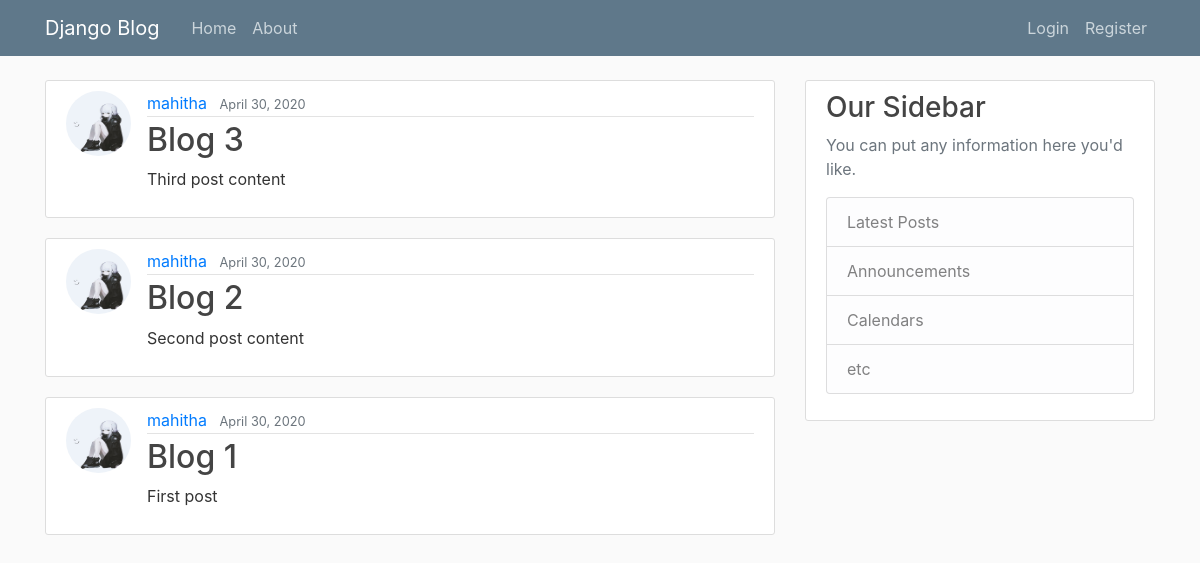
Before: / with the older database file.
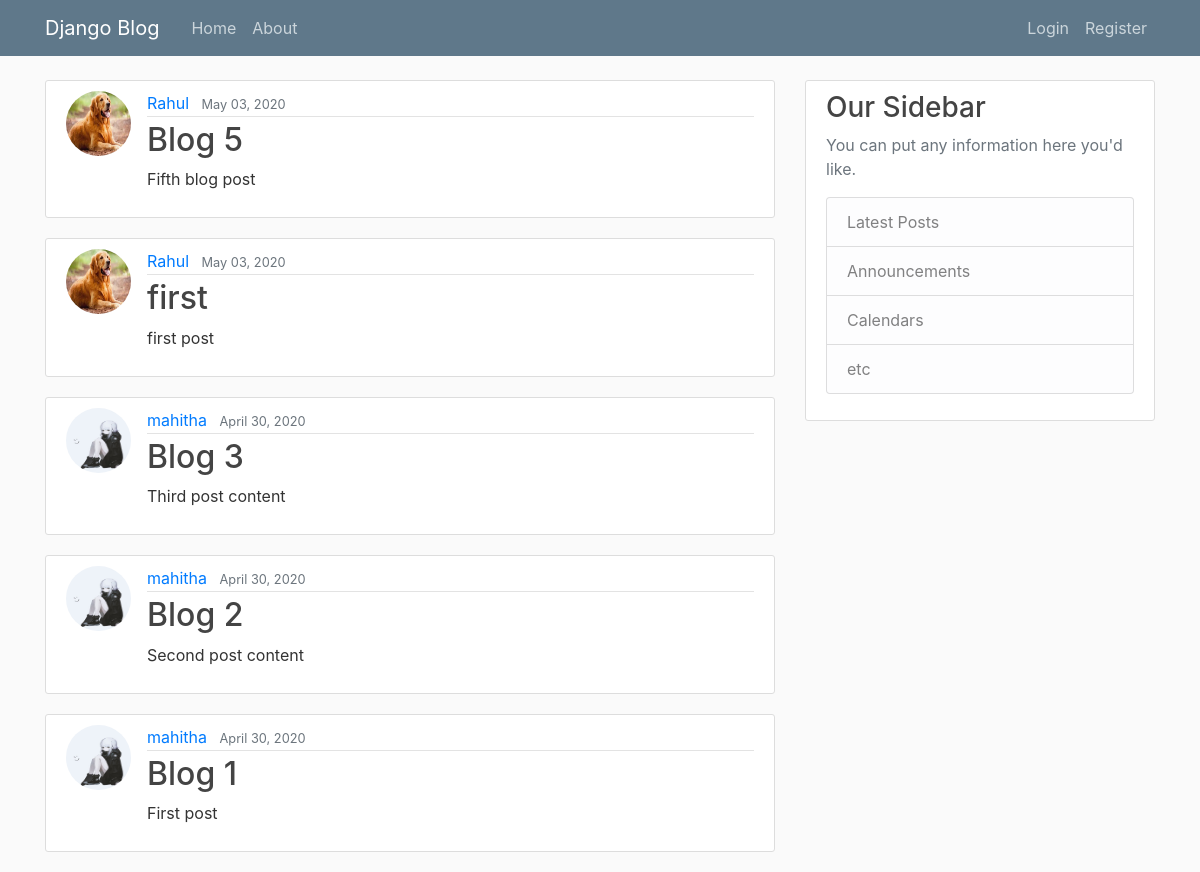
After: the same page with the newer database file.
### starte/models.py (models this page shows, shortened)
class Post(models.Model):
        title = models.CharField(max_length =100)
        content =models.TextField()
        date_posted=models.DateTimeField(default=timezone.now)
        author =models.ForeignKey(User, on_delete=models.CASCADE)

### users/models.py (models this page shows, shortened)
class Profile(models.Model):
        user = models.OneToOneField(User, on_delete =models.CASCADE)
        image = models.ImageField(default='default.jpg', upload_to='profile_pics')

### starte/views.py (the view)
# urls.py: path('', PostListView.as_view(), name='blog-home'),
class PostListView(ListView):
    model= Post
    template_name='home.html'
    context_object_name='posts'
    ordering=['-date_posted']

### starte/templates/home.html
{% extends "base.html" %}
{% block content %}
        {% for post in posts%}
        <article class="media content-section">
            <img class="rounded-circle article-img" src="{{post.author.profile.image.url }}">
            <div class="media-body">
              <div class="article-metadata">
                <a class="mr-2" href="#">{{ post.author }}</a>
                <small class="text-muted">{{ post.date_posted|date:"F d, Y" }}</small>
              </div>
              <h2><a class="article-title" href="{% url 'post-detail' post.id %}">{{ post.title }}</a></h2>
              <p class="article-content">{{ post.content }}</p>
            </div>
          </article>
        {% endfor%}
 {% endblock content %}

### starte/templates/base.html (shortened to what this page needs)
{% load static %}
<!DOCTYPE html>
<html>
    <head>
    <link rel="stylesheet" href="https://stackpath.bootstrapcdn.com/bootstrap/4.3.1/css/bootstrap.min.css">
    <link rel ="stylesheet" type="text/css" href="{% static 'blog/main.css'%}">
    </head>
    <body>
        <header class="site-header">
            <nav class="navbar navbar-expand-md navbar-dark bg-steel fixed-top">
              <div class="container">
                <a class="navbar-brand mr-4" href="{% url 'blog-home'%}">Django Blog</a>
                <div class="collapse navbar-collapse" id="navbarToggle">
                  <div class="navbar-nav mr-auto">
                    <a class="nav-item nav-link" href="{% url 'blog-home'%}">Home</a>
                    <a class="nav-item nav-link" href="{% url 'blog-about'%}">About</a>
                  </div>
                  <div class="navbar-nav">
                    {% if user.is_authenticated %}
                      <a class="nav-item nav-link" href="{% url 'post-create' %}">New Post</a>
                      <a class="nav-item nav-link" href="{% url 'profile' %}">Profile</a>
                      <a class="nav-item nav-link" href="{% url 'Logout' %}">Logout</a>
                    {% else %}
                      <a class="nav-item nav-link" href="{% url 'Login' %}">Login</a>
                      <a class="nav-item nav-link" href="{% url 'register' %}">Register</a>
                    {% endif %}
                  </div>
                </div>
              </div>
            </nav>
        </header>
<main role="main" class="container">
    <div class="row">
      <div class="col-md-8">
        {% block content %}{% endblock %}
      </div>
      <div class="col-md-4">
        <div class="content-section">
          <h3>Our Sidebar</h3>
          <p class='text-muted'>You can put any information here you'd like.
            <ul class="list-group">
              <li class="list-group-item list-group-item-light">Latest Posts</li>
              <li class="list-group-item list-group-item-light">Announcements</li>
              <li class="list-group-item list-group-item-light">Calendars</li>
              <li class="list-group-item list-group-item-light">etc</li>
            </ul>
          </p>
        </div>
      </div>
    </div>
  </main>
    </body>
</html>

### starte/static/blog/main.css (style rules this page uses)
body { background: #fafafa; color: #333333; margin-top: 5rem; }
h1, h2, h3, h4, h5, h6 { color: #444444; }
ul { margin: 0; }
.bg-steel { background-color: #5f788a; }
.site-header .navbar-nav .nav-link { color: #cbd5db; }
.content-section { background: #ffffff; padding: 10px 20px; border: 1px solid #dddddd; border-radius: 3px; margin-bottom: 20px; }
.article-title { color: #444444; }
.article-content { white-space: pre-line; }
.article-img { height: 65px; width: 65px; margin-right: 16px; }
.article-metadata { padding-bottom: 1px; margin-bottom: 4px; border-bottom: 1px solid #e3e3e3 }

Changed rows visible on the page:
added Post: author.profile.image (picture), author "Rahul", date_posted "May 03, 2020", title "Blog 5", content "Fifth blog post"
added Post: author.profile.image (picture), author "Rahul", date_posted "May 03, 2020", title "first", content "first post"
